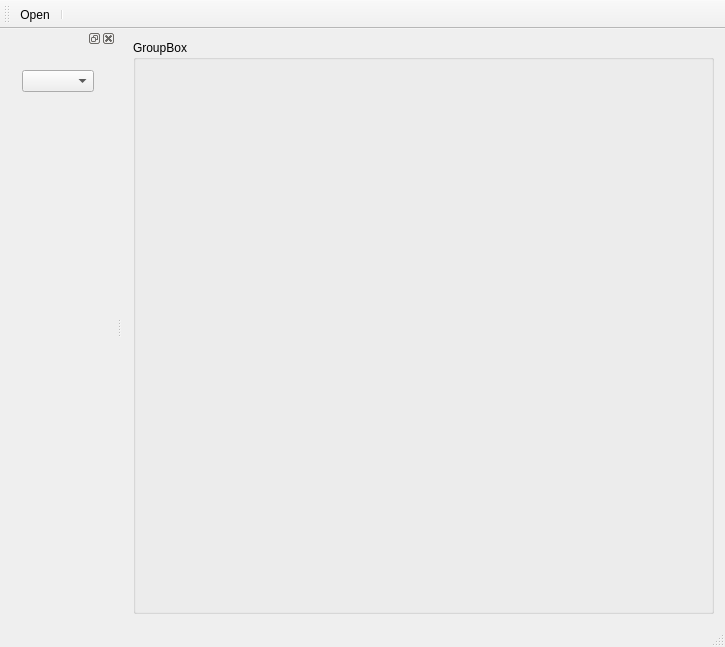
<?xml version="1.0" encoding="UTF-8"?>
<ui version="4.0">
 <class>MainWindow</class>
 <widget class="QMainWindow" name="MainWindow">
  <property name="geometry">
   <rect>
    <x>0</x>
    <y>0</y>
    <width>725</width>
    <height>647</height>
   </rect>
  </property>
  <property name="windowTitle">
   <string>MainWindow</string>
  </property>
  <widget class="QWidget" name="centralWidget">
   <layout class="QHBoxLayout" name="horizontalLayout">
    <item>
     <widget class="QGroupBox" name="groupBox">
      <property name="title">
       <string>GroupBox</string>
      </property>
     </widget>
    </item>
   </layout>
  </widget>
  <widget class="QMenuBar" name="menuBar">
   <property name="geometry">
    <rect>
     <x>0</x>
     <y>0</y>
     <width>725</width>
     <height>22</height>
    </rect>
   </property>
  </widget>
  <widget class="QToolBar" name="mainToolBar">
   <attribute name="toolBarArea">
    <enum>TopToolBarArea</enum>
   </attribute>
   <attribute name="toolBarBreak">
    <bool>false</bool>
   </attribute>
   <addaction name="actionOpen"/>
   <addaction name="separator"/>
  </widget>
  <widget class="QStatusBar" name="statusBar"/>
  <widget class="QDockWidget" name="dockWidget">
   <attribute name="dockWidgetArea">
    <number>1</number>
   </attribute>
   <widget class="QWidget" name="dockWidgetContents">
    <layout class="QVBoxLayout" name="verticalLayout">
     <item>
      <widget class="CPropertyWnd" name="propWnd" native="true">
       <layout class="QVBoxLayout" name="verticalLayout_2">
        <item>
         <widget class="QComboBox" name="comboBox"/>
        </item>
        <item>
         <widget class="CMfcPropertyGrid" name="widget" native="true"/>
        </item>
       </layout>
      </widget>
     </item>
    </layout>
   </widget>
  </widget>
  <action name="actionOpen">
   <property name="icon">
    <iconset resource="res.qrc">
     <normaloff>:/Qt/Examples/Qt-5.6/qtbase/widgets/richtext/textedit/images/mac/editcut.png</normaloff>
     <normalon>../Qt/Examples/Qt-5.6/qtbase/widgets/richtext/textedit/images/mac/editcut.png</normalon>:/Qt/Examples/Qt-5.6/qtbase/widgets/richtext/textedit/images/mac/editcut.png</iconset>
   </property>
   <property name="text">
    <string>Open</string>
   </property>
  </action>
 </widget>
 <layoutdefault spacing="6" margin="11"/>
 <customwidgets>
  <customwidget>
   <class>CPropertyWnd</class>
   <extends>QWidget</extends>
   <header location="global">cpropertywnd.h</header>
   <container>1</container>
  </customwidget>
  <customwidget>
   <class>CMfcPropertyGrid</class>
   <extends>QWidget</extends>
   <header>cmfcpropertygrid.h</header>
   <container>1</container>
  </customwidget>
 </customwidgets>
 <resources>
  <include location="res.qrc"/>
 </resources>
 <connections/>
</ui>
